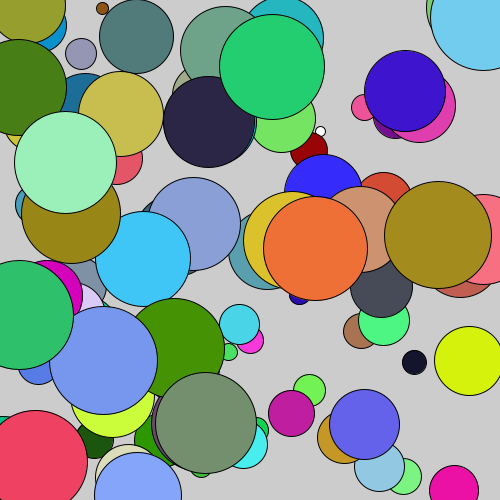
Frame 1 (no input)
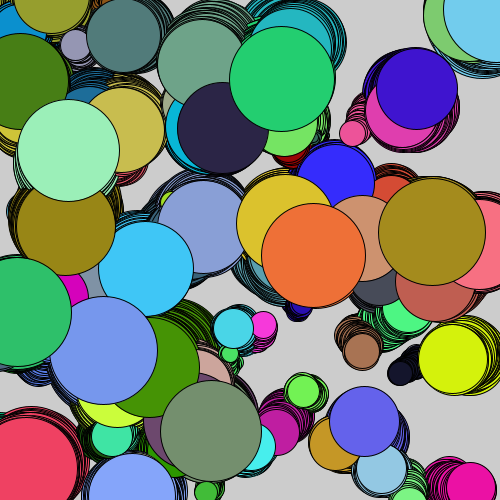
Frame 60 (the mouse pressed at the canvas centre just before this capture)
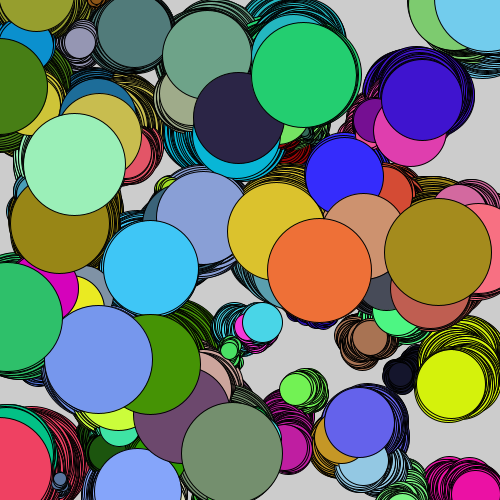
Frame 120 (the mouse held since frame 60 and released just before this capture)

The Processing sketch that drew these frames (run headless with seeded random() and noise(); from frame 60 on, the mouse is pressed at the canvas centre):

// Processing sketch: MultipleJitterBugs
// ── MultipleJitterBugs.pde
JitterBug[] bugs = new JitterBug[100];
 
void setup() {
  size(500, 500);
  smooth();
  for (int i = 0; i < bugs.length; i++) {
    float x = random(width);
    float y = random(height);
    int r = i + 10;
    bugs[i] = new JitterBug(x, y, r);
  }
   
}
 
void draw() {
  for (int i = 0; i < bugs.length; i++) {
    bugs[i].move();
    bugs[i].display();
  }
   
}
 
class JitterBug {
   
  float x;
  float y;
  int diameter;
  float speed = 2.5;
  color c = color(random(0,255),random(0,255),random(0,255));
   
  JitterBug (float tempX, float tempY, int tempDiameter) {
    x = tempX;
    y = tempY;
    diameter = tempDiameter;
  }
   
  void move() {
    x += random(-speed, speed);
    y += random(-speed, speed);
  }
   
  void display() {
    ellipse(x, y, diameter, diameter);
    fill(c);
  }
   
}
